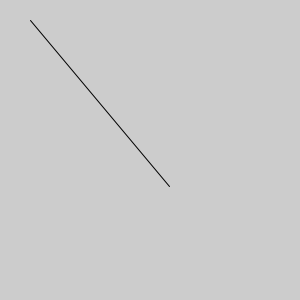
Frame 1 (no input)
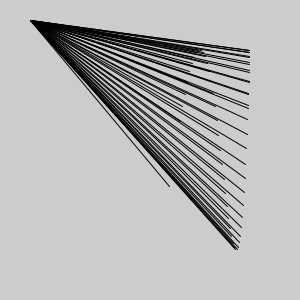
Frame 60 (the mouse pressed at the canvas centre just before this capture)
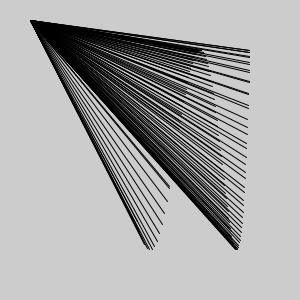
Frame 120 (the mouse held since frame 60 and released just before this capture)

The Processing sketch that drew these frames (run headless with seeded random() and noise(); from frame 60 on, the mouse is pressed at the canvas centre):

// Processing sketch: processing_36889
// ── processing_36889.pde

float xPos;
float yPos;
float amplitude;
float r=random(0, 255);
float g=random(0, 255);
float b=random(0, 255);
 
void setup(){
  size(300,300);
  xPos = width/2;
  yPos = height/2;
  amplitude = 100;
}
 
void draw(){
  smooth();
  //background(127;
  
  float centerX = 150;
  float amplitudeX = 100.0;
  float amplitudeY = 100.0;
  float periodX = 0.003;
  float periodY = periodX * 3;
 
  xPos = centerX + amplitudeX * sin(millis()*periodX/2);
  yPos = centerX + amplitudeY * cos(millis()*periodY);
  line(xPos, yPos, 30,20);
}
